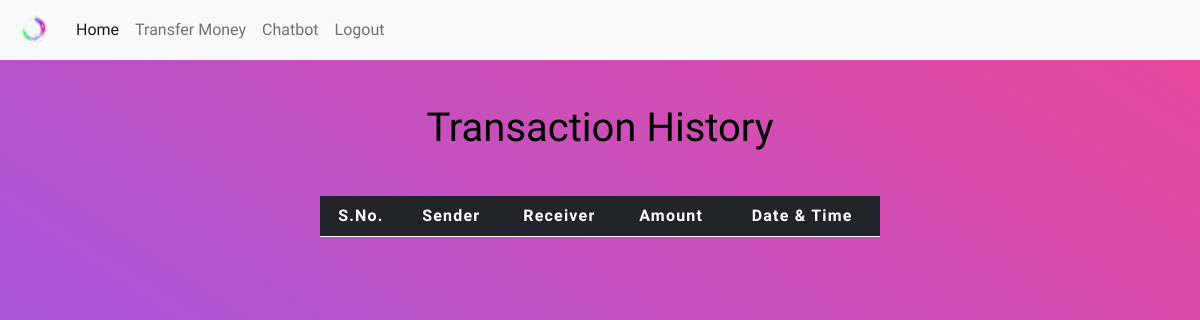
/transactionhistory.php, run on an earlier commit of the app's database.
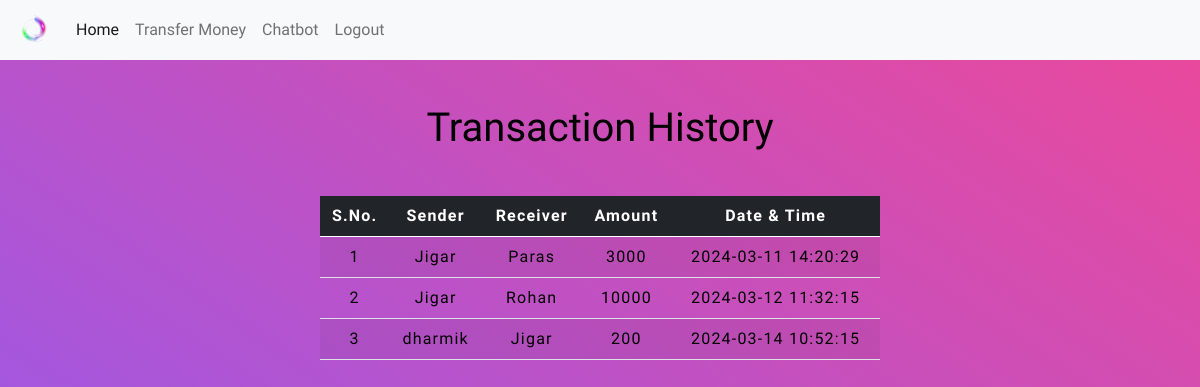
And on a later commit of the database.
### tables this page shows
CREATE TABLE `transactions` (
  `sno` int(11) NOT NULL,
  `sender` varchar(25) NOT NULL,
  `receiver` varchar(25) NOT NULL,
  `balance` int(11) NOT NULL,
  `datetime` datetime NOT NULL DEFAULT current_timestamp(),
  `amount` int(11) NOT NULL
);

### transactionhistory.php (the view, shortened to what this page needs)
<!doctype html>
<html lang="en">
  <head>
    <link href="https://cdn.jsdelivr.net/npm/bootstrap@5.0.0-beta1/dist/css/bootstrap.min.css" rel="stylesheet">
    <link rel="stylesheet" href="css/style.css">
    <link rel="stylesheet" href="css/css.css">
<link rel="stylesheet" href="css/table.css">
  </head>
  <body>
  <nav class="navbar navbar-expand-lg navbar-light bg-light sticky-top">
    <div class="container-fluid">
      <a class="navbar-brand" href="index.html">
        <img src="images/logo.png" alt="logo" style="width:40px;">
      </a>
      <div class="collapse navbar-collapse" id="navbarSupportedContent">
        <ul class="navbar-nav me-auto mb-2 mb-lg-0">
          <li class="nav-item">
            <a class="nav-link active" aria-current="page" href=" index.html ">Home</a>
          </li>
          <li class="nav-item">
            <a class="nav-link" href="transfermoney.php">Transfer Money</a>
          </li>
          <li class="nav-item">
							<a class="nav-link" href="chatbot.html">Chatbot</a>
						</li>
          <li class="nav-item"><a class="nav-link" href="logout.php">Logout</a>
        </li>
        </ul>
      </div>
    </div>
  </nav>
  <div class="container">
        <h2 class="text-center pt-4" style="color : black;">Transaction History</h2>
       <br>
       <div class="table-responsive-sm">
    <table class="table table-hover table-striped">
        <thead style="color : white;" class="table-dark">
            <tr>
                <th class="text-center">S.No.</th>
                <th class="text-center">Sender</th>
                <th class="text-center">Receiver</th>
                <th class="text-center">Amount</th>
                <th class="text-center">Date & Time</th>
            </tr>
        </thead>
        <tbody>
  <?php
    $hostname = "localhost";
    $username = "root";
    $password = "";
    $database = "grip_bank";
    $conn = mysqli_connect($hostname, $username, $password, $database);
    $sql ="select * from transactions";
    $query =mysqli_query($conn, $sql);
      while($rows = mysqli_fetch_assoc($query))
      {
    ?>
  <tr style="color : black;">
  <td class="py-2"><?php echo $rows['sno']; ?></td>
  <td class="py-2"><?php echo $rows['sender']; ?></td>
  <td class="py-2"><?php echo $rows['receiver']; ?></td>
  <td class="py-2"><?php echo $rows['amount']; ?> </td>
  <td class="py-2"><?php echo $rows['datetime']; ?> </td>
  <?php
    }
        ?>
        </tbody>
    </table>
    </div>
</div>
  </body>
</html>

### css/style.css (style rules this page uses)
* { padding: 0px; margin: 0px; box-sizing: border-box; }
.container { max-width: 600px; margin: 0 auto; padding: 20px; }
.container h2 { text-align: center; margin-bottom: 20px; }
.container { max-width: 600px; margin: 0 auto; padding: 20px; margin-top: 50px; }
body { margin: 0; padding: 0; background-image: linear-gradient(to top right, #8B5CF6, #EC4899); background-size: cover; background-position: center; height: 100vh; justify-content: center; align-items: center; }

### css/css.css (style rules this page uses)
* { padding: 0; margin: 0; box-sizing: border-box; font-family: 'Poppins',sans-serif; }
body { background-image: linear-gradient(to top right, #8B5CF6, #EC4899);; }
.container { max-width: 600px; margin: 0 auto; padding: 20px; }
.container h2 { text-align: center; margin-bottom: 20px; }

### css/table.css (style rules this page uses)
* { padding: 0; margin: 0; box-sizing: border-box; font-family: Nunito Sans ; }
h2 { font-size: 40px; }
table { letter-spacing: 1.2px; }
td { text-align: center; }

What changed in the data, as far as the page shows it:
added transactions: sno "1", sender "Jigar", receiver "Paras", amount "3000", datetime "2024-03-11 14:20:29"
added transactions: sno "2", sender "Jigar", receiver "Rohan", amount "10000", datetime "2024-03-12 11:32:15"
added transactions: sno "3", sender "dharmik", receiver "Jigar", amount "200", datetime "2024-03-14 10:52:15"
